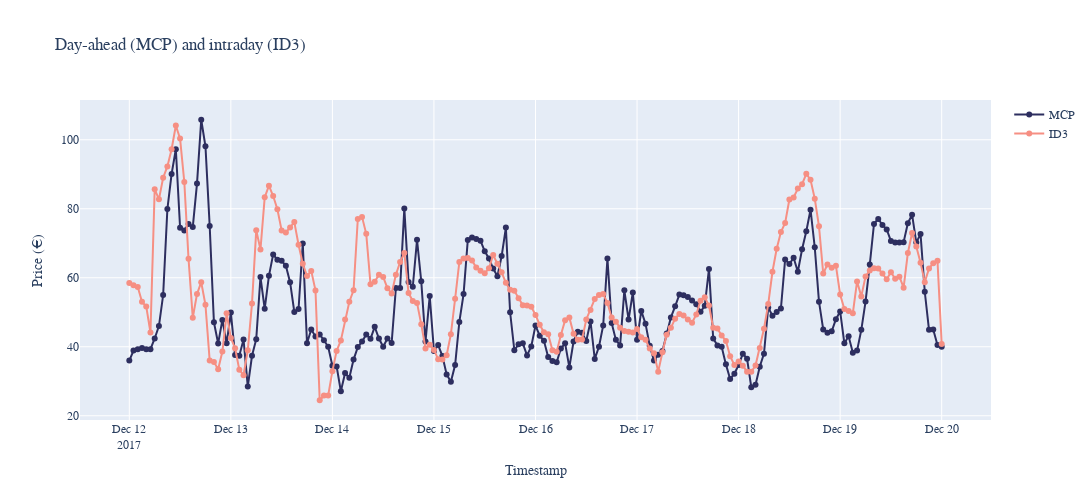

Notebook code for this chart:
### Code cell
# ———————————————————————————————————————————————————————————————————————————————————————————————————— #

daterange = ['2017.12.12', '2017.12.20']

# ———————————————————————————————————————————————————————————————————————————————————————————————————— #

fig1 = go.Scatter(      x = features[(features.index >= daterange[0]) & (features.index <= daterange[1])].index,
                        y = features[(features.index >= daterange[0]) & (features.index <= daterange[1])]['MCP'],
                        name = 'MCP',
                        line_color = hex_indigo,

                        mode = 'lines+markers',
                        )

# ———————————————————————————————————————————————————————————————————————————————————————————————————— #

fig2 = go.Scatter(      x = features[(features.index >= daterange[0]) & (features.index <= daterange[1])].index,
                        y = features[(features.index >= daterange[0]) & (features.index <= daterange[1])]['ID3'],
                        name = 'ID3',
                        line_color = hex_salmon,

                        mode = 'lines+markers',
                        )

# ———————————————————————————————————————————————————————————————————————————————————————————————————— #

data = [fig1, fig2]

fig = go.Figure(data = data)

fig.update_layout(      autosize = False,
                        width = 1250,
                        height = 500,
    
                        title = 'Day-ahead (MCP) and intraday (ID3)',
                        xaxis_title = 'Timestamp',
                        yaxis_title = 'Price (€)',

                        font_family = 'SF Mono',

                        hovermode = 'x',
                        xaxis_showspikes = True,
                        yaxis_showspikes = True,
                        )

fig.show()

### Figure 1 — Plotly figure (JSON) as saved in the notebook; plotly's stock layout.template omitted (floating-point values rounded to 4 significant figures; data arrays with more than 128 entries replaced by an {"elided": "..."} marker saying what was removed)
{"data": [{"line": {"color": "#2D2E5F"}, "mode": "lines+markers", "name": "MCP", "type": "scatter", "x": {"elided": "193 str values"}, "y": {"elided": "193 float values"}}, {"line": {"color": "#F68F83"}, "mode": "lines+markers", "name": "ID3", "type": "scatter", "x": {"elided": "193 str values"}, "y": {"elided": "193 float values"}}], "layout": {"autosize": false, "font": {"family": "SF Mono"}, "height": 500, "hovermode": "x", "title": {"text": "Day-ahead (MCP) and intraday (ID3)"}, "width": 1250, "xaxis": {"showspikes": true, "title": {"text": "Timestamp"}}, "yaxis": {"showspikes": true, "title": {"text": "Price (€)"}}}}
